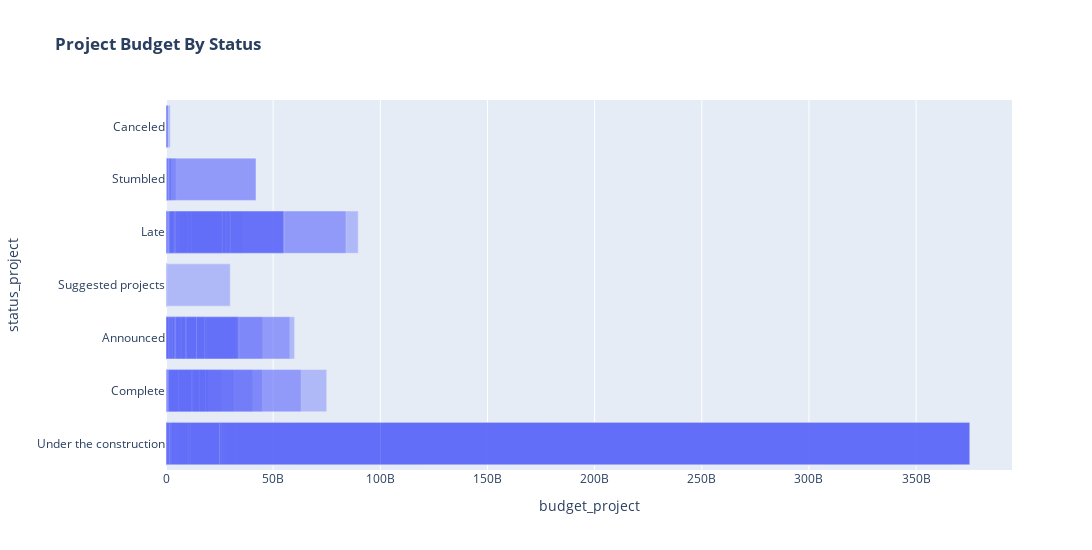

The notebook cell this image was saved under:
### Code cell
# 5- Interactive Plot (BarChart) shows Project Budget By Status 

barchart = px.bar(
    data_frame=df,
    x="budget_project",
    y="status_project",
    opacity=0.4,
    orientation="h",
    width=1300, height=550,
    title='<b>Project Budget By Status</b>',
    barmode='overlay'
)
barchart.show()

### Figure 1 — Plotly figure (JSON) as saved in the notebook; plotly's stock layout.template omitted (floating-point values rounded to 4 significant figures; data arrays with more than 128 entries replaced by an {"elided": "..."} marker saying what was removed)
{"data": [{"alignmentgroup": "True", "hovertemplate": "budget_project=%{x}<br>status_project=%{y}<extra></extra>", "legendgroup": "", "marker": {"color": "#636efa", "opacity": 0.4, "pattern": {"shape": ""}}, "name": "", "offsetgroup": "", "orientation": "h", "showlegend": false, "textposition": "auto", "type": "bar", "x": {"elided": "2179 int values"}, "xaxis": "x", "y": {"elided": "2179 str values"}, "yaxis": "y"}], "layout": {"barmode": "overlay", "height": 550, "legend": {"tracegroupgap": 0}, "title": {"text": "<b>Project Budget By Status</b>"}, "width": 1300, "xaxis": {"anchor": "y", "autorange": true, "domain": [0, 1], "range": [0, 394700000000.0], "title": {"text": "budget_project"}, "type": "linear"}, "yaxis": {"anchor": "x", "autorange": true, "domain": [0, 1], "range": [-0.5, 6.5], "title": {"text": "status_project"}, "type": "category"}}}
